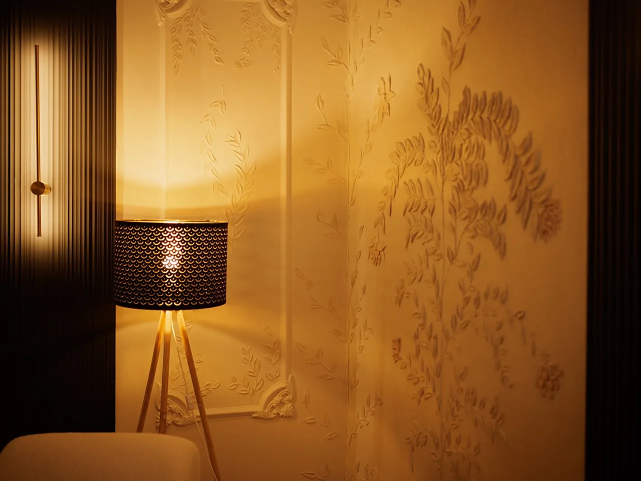
#> input picture img/about-1-1281.webp, 1281 x 961 px, given in place of loc-1_00.jpg, which was not available (shown at 1/2 size)
$ python process.py
#> lines starting #> are read from the running program, lines starting #| are printed output that depends on the picture; pictures that were not available may be replaced by others from this repository, and a replacement may not be noted
#> in process, im is the input picture: PIL image 1281x961 RGB; mean R, G, B 140.9, 90.1, 34.9
"""
Обработка фото из инстаграма под слоты сайта.
Пред-кроп -> кроп по пропорции -> ресайз в 400/800/1600 -> WebP.
Список источников и параметры кропа — в manifest.py.
"""
import json
from PIL import Image, ImageOps, ImageFilter
from pathlib import Path
from manifest import SHOTS

BASE = Path(__file__).parent
WIDTHS = [400, 800, 1600]


def crop_to_ratio(im, ratio, offset):
#> called with ratio = 1.78, offset = 0.45
    w, h = im.size
#> w = 1281; h = 961
    cur = w / h
#> cur = 1.33
    if cur > ratio:                      # шире нужного — режем по бокам
        new_w = int(round(h * ratio))
        x0 = (w - new_w) // 2
        return im.crop((x0, 0, x0 + new_w, h))
    if cur < ratio:                      # выше нужного — режем сверху/снизу
        new_h = int(round(w / ratio))
#> new_h = 721
        y0 = int(round((h - new_h) * offset))
#> y0 = 108
        y0 = max(0, min(y0, h - new_h))
        return im.crop((0, y0, w, y0 + new_h))
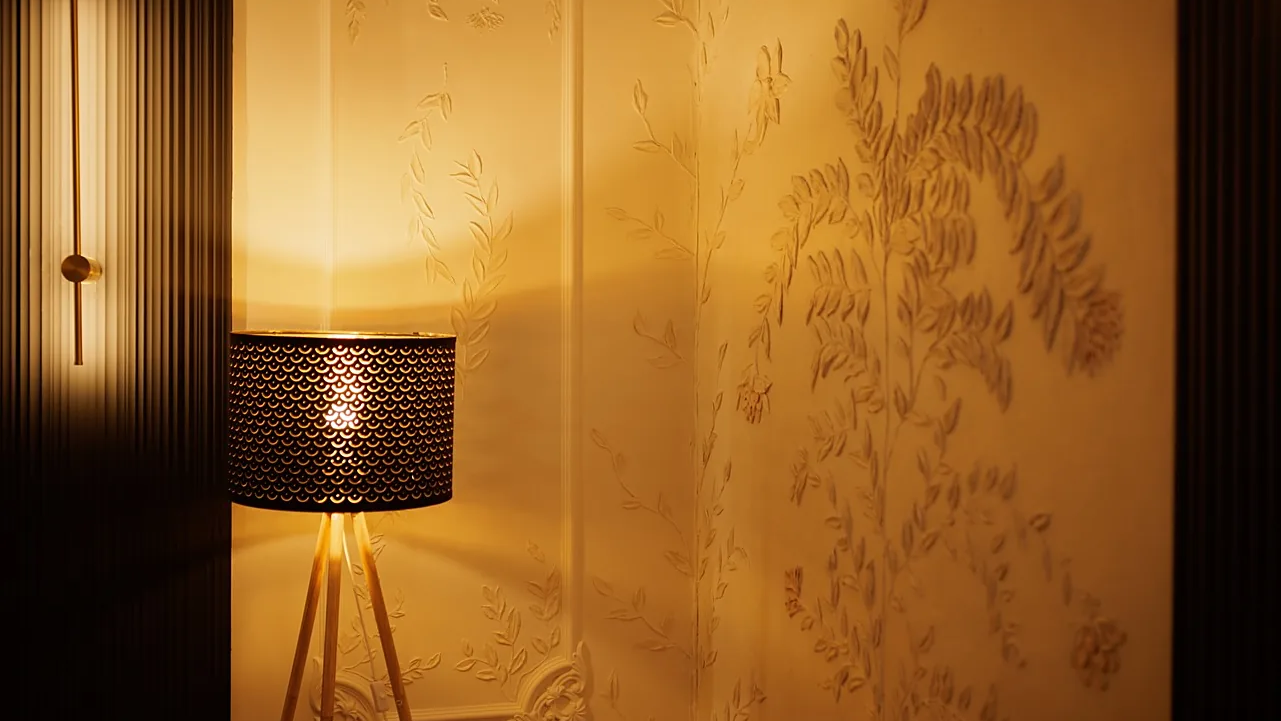
#> returned value: PIL image 1281x721 RGB; mean R, G, B 145.8, 95.3, 38.3
    return im


def resolve(src):
    """Источник можно задавать маской: 'raw/*DU-wV4wDY1Q_0.jpg'.

    Выгрузка называет файлы по своему шаблону (профиль_дата_шорткод_N),
    и угадывать префикс заранее — лишний повод сломать прогон. Шорткод
    поста и номер слайда однозначны, остального знать не нужно.
    """
    if "*" not in src:
        return BASE / src
    hits = sorted(BASE.glob(src))
    if not hits:
        raise FileNotFoundError(src)
    return hits[0]


def process(name, src, ratio, offset, pre):
    im = ImageOps.exif_transpose(Image.open(resolve(src)).convert("RGB"))
    if pre:
        w, h = im.size
        x0, y0, x1, y1 = pre
        im = im.crop((int(w * x0), int(h * y0), int(w * x1), int(h * y1)))
    im = crop_to_ratio(im, ratio, offset)
    im = im.filter(ImageFilter.UnsharpMask(radius=1.4, percent=55, threshold=2))
#> im: PIL image 1281x721 RGB

    # к стандартным ширинам добавляем родную ширину источника: у сторис это
    # 750 или 763 px, и без неё в srcset остаётся только 400 — заметно мылит
    # на ретине, хотя пиксели в исходнике есть
    cands = {w for w in WIDTHS if w <= im.width} | {min(im.width, WIDTHS[-1])}

    written = []
    for w in sorted(cands):
        h = max(1, round(w / ratio))
        im.resize((w, h), Image.LANCZOS).save(
            BASE / f"{name}-{w}.webp", "WEBP", quality=82, method=6)
        written.append(w)
#> this loop made 3 passes
#> pass 1, in process, `im.resize((w, h), Image.LANCZOS).save( BASE / f"{name}-{w}.webp", "WEB..`:
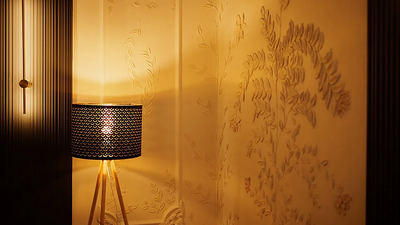
#> saved as hero-400.webp: PIL image 400x225 RGB; mean R, G, B 145.7, 95.6, 38.8
#> pass 2, in process, `im.resize((w, h), Image.LANCZOS).save( BASE / f"{name}-{w}.webp", "WEB..`:
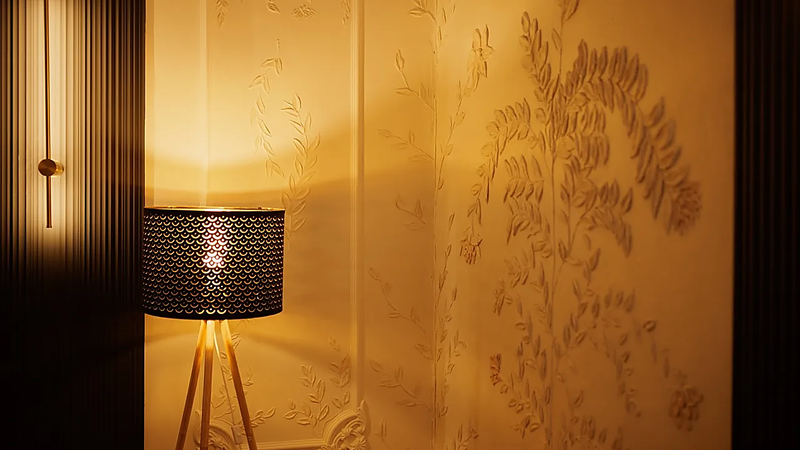
#> saved as hero-800.webp: PIL image 800x450 RGB; mean R, G, B 145.7, 95.6, 38.8
#> after the loop, written = [400, 800, 1281]
    return written


if __name__ == "__main__":
    made = {}
    for name, src, ratio, offset, pre in SHOTS:
        try:
            ws = process(name, src, ratio, offset, pre)
#> ws = [400, 800, 1281]
            made[name] = {"w": ws, "r": round(ratio, 4)}
            print(f"{name:9} {'/'.join(map(str, ws))}")
#| hero      400/800/1281
        except FileNotFoundError:
            print(f"{name:9} НЕТ ФАЙЛА: {src}")

    # Максимальная ширина у слотов разная: она упирается в размер исходника
    # после кропа (у 4:3 из 1440×960 это 1280, а не 1440). Держать список
    # ширин в JS руками — гарантированный источник битых srcset, поэтому
    # пайплайн сам пишет, что произвёл.
    js = "window.KS_SHOTS = " + json.dumps(made, separators=(",", ":")) + ";\n"
    (BASE / "shots.js").write_text(js, encoding="utf-8")
    print(f"\nshots.js: {len(made)} слотов")
#| shots.js: 6 слотов
